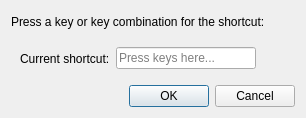
<?xml version="1.0" encoding="UTF-8"?>
<ui version="4.0">
 <class>Dialog</class>
 <widget class="QDialog" name="Dialog">
  <property name="geometry">
   <rect>
    <x>0</x>
    <y>0</y>
    <width>306</width>
    <height>118</height>
   </rect>
  </property>
  <property name="windowTitle">
   <string>Configure labeling button shortcut</string>
  </property>
  <layout class="QVBoxLayout" name="verticalLayout">
   <item>
    <widget class="QLabel" name="instructions">
     <property name="text">
      <string>Press a key or key combination for the shortcut:</string>
     </property>
    </widget>
   </item>
   <item>
    <widget class="QWidget" name="widget" native="true">
     <layout class="QHBoxLayout" name="horizontalLayout">
      <item>
       <widget class="QLabel" name="shortcut_label">
        <property name="text">
         <string>Current shortcut:</string>
        </property>
       </widget>
      </item>
      <item>
       <widget class="QLineEdit" name="shortcut_edit">
        <property name="frame">
         <bool>true</bool>
        </property>
        <property name="readOnly">
         <bool>true</bool>
        </property>
        <property name="placeholderText">
         <string>Press keys here...</string>
        </property>
       </widget>
      </item>
      <item>
       <widget class="QToolButton" name="clear_shortcut">
        <property name="cursor">
         <cursorShape>PointingHandCursor</cursorShape>
        </property>
        <property name="toolTip">
         <string>Clear shortcut</string>
        </property>
        <property name="icon">
         <iconset>
          <normaloff>:/plugins/AcATaMa/icons/clear.svg</normaloff>:/plugins/AcATaMa/icons/clear.svg</iconset>
        </property>
        <property name="toolButtonStyle">
         <enum>Qt::ToolButtonIconOnly</enum>
        </property>
        <property name="autoRaise">
         <bool>true</bool>
        </property>
       </widget>
      </item>
     </layout>
    </widget>
   </item>
   <item>
    <widget class="QDialogButtonBox" name="button_box">
     <property name="orientation">
      <enum>Qt::Horizontal</enum>
     </property>
     <property name="standardButtons">
      <set>QDialogButtonBox::Cancel|QDialogButtonBox::Ok</set>
     </property>
    </widget>
   </item>
  </layout>
 </widget>
 <resources/>
 <connections>
  <connection>
   <sender>button_box</sender>
   <signal>accepted()</signal>
   <receiver>Dialog</receiver>
   <slot>accept()</slot>
   <hints>
    <hint type="sourcelabel">
     <x>248</x>
     <y>254</y>
    </hint>
    <hint type="destinationlabel">
     <x>157</x>
     <y>274</y>
    </hint>
   </hints>
  </connection>
  <connection>
   <sender>button_box</sender>
   <signal>rejected()</signal>
   <receiver>Dialog</receiver>
   <slot>reject()</slot>
   <hints>
    <hint type="sourcelabel">
     <x>316</x>
     <y>260</y>
    </hint>
    <hint type="destinationlabel">
     <x>286</x>
     <y>274</y>
    </hint>
   </hints>
  </connection>
 </connections>
</ui>
